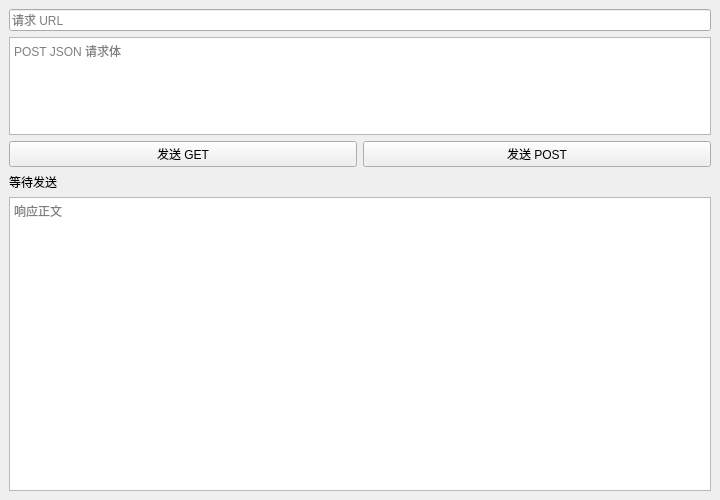
<?xml version="1.0" encoding="UTF-8"?>
<ui version="4.0">
 <class>QtHttpDemoClass</class>
 <widget class="QMainWindow" name="QtHttpDemoClass">
  <property name="geometry">
   <rect><x>0</x><y>0</y><width>720</width><height>500</height></rect>
  </property>
  <property name="windowTitle">
   <string>Qt HTTP GET / POST Demo</string>
  </property>
  <widget class="QWidget" name="centralWidget">
   <layout class="QVBoxLayout" name="mainLayout" stretch="0,1,0,0,3">
    <item>
     <widget class="QLineEdit" name="urlEdit">
      <property name="placeholderText"><string>请求 URL</string></property>
      <property name="accessibleName"><string>请求 URL</string></property>
     </widget>
    </item>
    <item>
     <widget class="QPlainTextEdit" name="bodyEdit">
      <property name="placeholderText"><string>POST JSON 请求体</string></property>
      <property name="accessibleName"><string>POST JSON 请求体</string></property>
     </widget>
    </item>
    <item>
     <layout class="QHBoxLayout" name="requestLayout">
      <item>
       <widget class="QPushButton" name="getButton">
        <property name="text"><string>发送 GET</string></property>
       </widget>
      </item>
      <item>
       <widget class="QPushButton" name="postButton">
        <property name="text"><string>发送 POST</string></property>
       </widget>
      </item>
     </layout>
    </item>
    <item>
     <widget class="QLabel" name="statusLabel">
      <property name="text"><string>等待发送</string></property>
      <property name="wordWrap"><bool>true</bool></property>
     </widget>
    </item>
    <item>
     <widget class="QPlainTextEdit" name="responseEdit">
      <property name="placeholderText"><string>响应正文</string></property>
      <property name="accessibleName"><string>响应正文</string></property>
      <property name="readOnly"><bool>true</bool></property>
     </widget>
    </item>
   </layout>
  </widget>
 </widget>
 <resources/>
 <connections/>
</ui>
